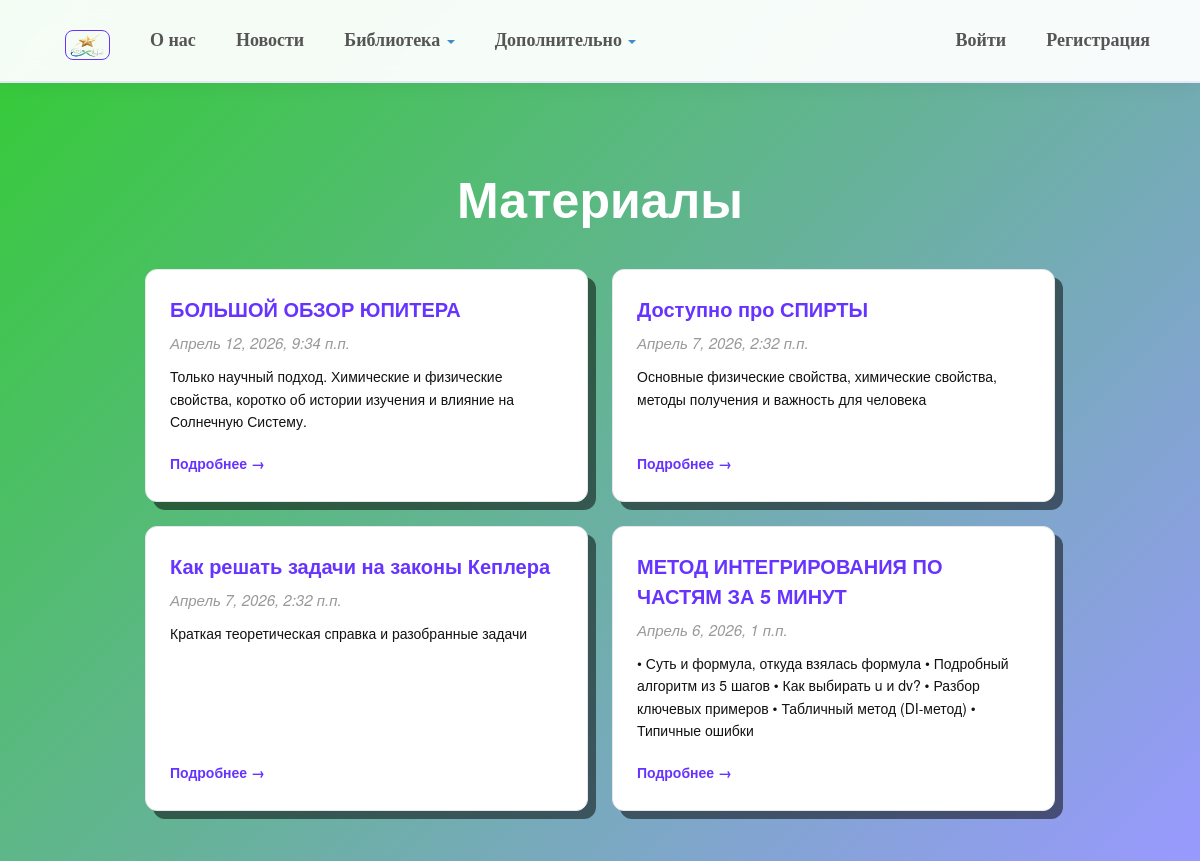
Page /blog on the committed database.
### app/models.py (models this page shows, shortened)
class Blog(models.Model):
    title = models.CharField(max_length = 100, unique_for_date = "posted", verbose_name = "Заголовок")
    description = models.TextField(verbose_name= "Краткое содержание" )
    content = models.TextField(verbose_name= "Полное содержание")
    posted = models.DateTimeField(default=datetime.now(), db_index= True, verbose_name = "Опубликована")
    author = models.ForeignKey(User, null=True, blank=True, on_delete = models.SET_NULL, verbose_name = "Автор")
    image = models.FileField(default='temp.jpg', verbose_name= "Путь к картинке")
    class Meta:
        db_table = "Posts"
        ordering = ["-posted"]
        verbose_name = "статья блога"
        verbose_name_plural = "статьи блога"

### app/views.py (the view)
# urls.py: path('blog', views.blog, name = 'blog'),
def blog(request):
    posts = Blog.objects.all()
    assert isinstance(request, HttpRequest)
    return render(
        request,
        'app/blog.html',
    {
        'title':'Материалы',
        'posts': posts,
        'year': datetime.now().year,
    }
    )

### app/templates/app/blog.html
{% extends 'app/layout.html' %}
{% load static %}
{% block extra_css %}
<link rel="stylesheet" href="{% static 'app/content/blog.css' %}">
{% endblock %}
{% block content %}
<div class="page-wrapper">
    <h2 class="page-title">{{ title }}</h2>
    <div class="posts-grid">
        {% for post in posts %}
        <div class="post-card">
            <h3 class="post-title">{{ post.title }}</h3>
            <time class="post-date">{{ post.posted }}</time>
            <p class="post-description">{{ post.description }}</p>
            <a href="{% url 'blogpost' parametr=post.id %}" class="post-link">Подробнее →</a>
        </div>
        {% endfor %}
    </div>
</div>
{% endblock %}

### app/static/app/content/site.css (style rules this page uses)
body { padding-top: 80px; padding-bottom: 50px; }

### app/static/app/content/blog.css (style rules this page uses)
body, html { margin: 0; padding: 50px; height: 100%; }
.page-wrapper { padding: 30px }
.posts-grid { display: grid; grid-template-columns: repeat(auto-fill, minmax(300px, 1fr)); gap: 24px; padding: 20px 0; max-width: 1200px; margin: 0 auto; }
.page-title { margin-bottom: 24px; text-align: center; color: #fff; font-size: 5rem; font-weight: 700; max-width: 1200px; margin-left: auto; margin-right: auto; }
.post-card { background: #ffffff; border-radius: 12px; box-shadow: 8px 8px 0px rgba(0, 0, 0, 0.5); padding: 24px; display: flex; flex-direction: column; transition: transform 0.2s ease, box-shadow 0.2s ease; border: 1px solid #e5e7eb; }
.post-title { margin: 0 0 8px; font-size: 2rem; color: #6633FF; font-weight: bold; line-height: 1.5; }
.post-date { margin: 0 0 12px; font-size: 1.5rem; font-style: italic; color: #999999; }
.post-description { margin: 0 0 16px; color: #131212; line-height: 1.6; flex-grow: 1; }
.post-link { display: inline-block; color: #6633FF; text-decoration: none; font-weight: 600; padding: 4px 0; transition: color 0.2s; }

### app/templates/app/layout.html (style rules this page uses)
body { background: linear-gradient(135deg, #33CC33 0%, #9999FF 100%); }

### rows in the picture
Blog: title "БОЛЬШОЙ ОБЗОР ЮПИТЕРА", posted "Апрель 12, 2026, 9:34 п.п.", description "Только научный подход. Химические и физические свойства, коротко об истории изучения и влияние на Солнечную Систему."
Blog: title "Доступно про СПИРТЫ", posted "Апрель 7, 2026, 2:32 п.п.", description "Основные физические свойства, химические свойства, методы получения и важность для человека"
Blog: title "Как решать задачи на законы Кеплера", posted "Апрель 7, 2026, 2:32 п.п.", description "Краткая теоретическая справка и разобранные задачи"
Blog: title "МЕТОД ИНТЕГРИРОВАНИЯ ПО ЧАСТЯМ ЗА 5 МИНУТ", posted "Апрель 6, 2026, 1 п.п.", description "• Суть и формула, откуда взялась формула • Подробный алгоритм из 5 шагов • Как выбирать u и dv? • Разбор ключевых примеров • Табличный метод (DI-метод) • Типичные ошибки"

### other values in the picture
{{ title }} "Материалы"
